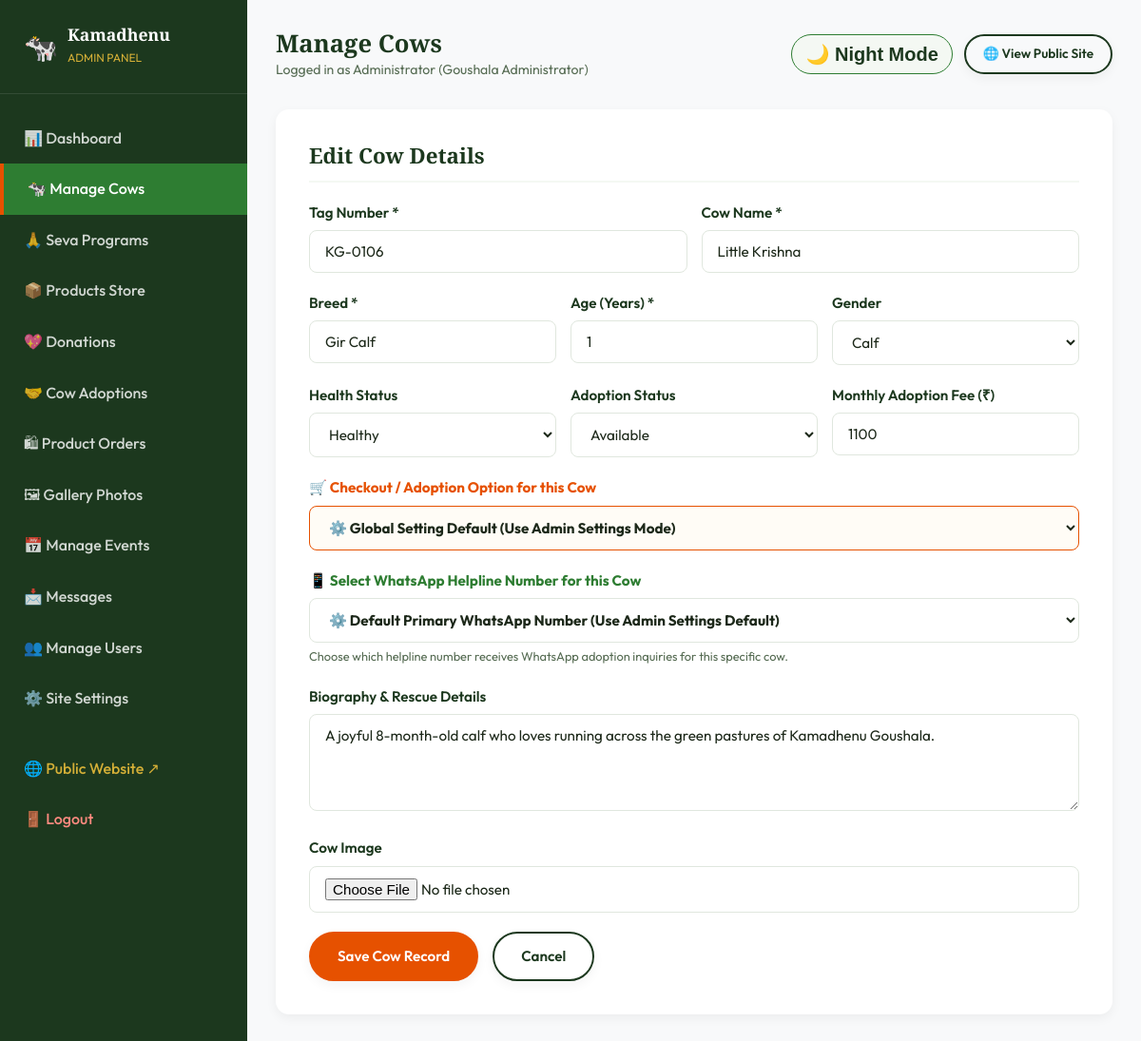
The app's page /admin/cows.php?action=edit&id=6 (signed in) with its own data.
### tables this page shows
CREATE TABLE IF NOT EXISTS `cows` (
  `id` INT AUTO_INCREMENT PRIMARY KEY,
  `tag_number` VARCHAR(50) NOT NULL UNIQUE,
  `name` VARCHAR(100) NOT NULL,
  `breed` VARCHAR(100) NOT NULL,
  `age_years` INT NOT NULL DEFAULT 1,
  `gender` ENUM('Female', 'Male', 'Calf') NOT NULL DEFAULT 'Female',
  `health_status` ENUM('Healthy', 'Under Treatment', 'Rescued - Recovering', 'Special Care') DEFAULT 'Healthy',
  `adoption_status` ENUM('Available', 'Adopted', 'Pending') DEFAULT 'Available',
  `monthly_adoption_fee` DECIMAL(10,2) NOT NULL DEFAULT 1500.00,
  `bio` TEXT DEFAULT NULL,
  `main_image` VARCHAR(255) DEFAULT 'images/cows/cow-default.jpg',
  `created_at` TIMESTAMP DEFAULT CURRENT_TIMESTAMP,
  `updated_at` TIMESTAMP DEFAULT CURRENT_TIMESTAMP ON UPDATE CURRENT_TIMESTAMP
);

### admin/cows.php (the view, shortened to what this page needs)
<?php
require_once __DIR__ . '/header_sidebar.php';
$action = $_GET['action'] ?? 'list';
$editId = (int)($_GET['id'] ?? 0);
$editCow = null;
if ($action === 'edit' && $editId > 0) {
    $stmt = $pdo->prepare("SELECT * FROM cows WHERE id = ?");
    $stmt->execute([$editId]);
    $editCow = $stmt->fetch();
}
$cowsList = $pdo->query("SELECT * FROM cows ORDER BY id DESC")->fetchAll();
?>
<?php if ($action === 'add' || $action === 'edit'): ?>
  <div style="background:white; padding:35px; border-radius:var(--radius-md); box-shadow:var(--shadow-sm); width:100%; margin-bottom:30px;">
    <h3 style="margin-bottom:20px; font-size:1.4rem; color:var(--primary-dark); border-bottom:2px solid var(--bg-light-green); padding-bottom:12px;"><?= $action === 'edit' ? 'Edit Cow Details' : 'Add New Cow Record' ?></h3>
    <form method="POST" action="cows.php?action=<?= $action ?>&id=<?= $editId ?>" enctype="multipart/form-data">
      <div class="form-row">
        <div class="form-group">
          <label class="form-label">Tag Number *</label>
          <input type="text" name="tag_number" class="form-control" value="<?= htmlspecialchars($editCow['tag_number'] ?? ('KG-0' . rand(100, 999))) ?>" required>
        </div>
        <div class="form-group">
          <label class="form-label">Cow Name *</label>
          <input type="text" name="name" class="form-control" value="<?= htmlspecialchars($editCow['name'] ?? '') ?>" required>
        </div>
      </div>
      <div class="form-row">
        <div class="form-group">
          <label class="form-label">Breed *</label>
          <input type="text" name="breed" class="form-control" value="<?= htmlspecialchars($editCow['breed'] ?? 'Gir') ?>" required>
        </div>
        <div class="form-group">
          <label class="form-label">Age (Years) *</label>
          <input type="number" name="age_years" class="form-control" value="<?= (int)($editCow['age_years'] ?? 2) ?>" min="1" required>
        </div>
        <div class="form-group">
          <label class="form-label">Gender</label>
          <select name="gender" class="form-control">
            <option value="Calf" <?= ($editCow['gender'] ?? '') === 'Calf' ? 'selected' : '' ?>>Calf</option>
          </select>
        </div>
      </div>
      <div class="form-row">
        <div class="form-group">
          <label class="form-label">Health Status</label>
          <select name="health_status" class="form-control">
            <option value="Healthy" <?= ($editCow['health_status'] ?? '') === 'Healthy' ? 'selected' : '' ?>>Healthy</option>
          </select>
        </div>
        <div class="form-group">
          <label class="form-label">Adoption Status</label>
          <select name="adoption_status" class="form-control">
            <option value="Available" <?= ($editCow['adoption_status'] ?? '') === 'Available' ? 'selected' : '' ?>>Available</option>
          </select>
        </div>
        <div class="form-group">
          <label class="form-label">Monthly Adoption Fee (₹)</label>
          <input type="number" step="0.01" name="monthly_adoption_fee" class="form-control" value="<?= (float)($editCow['monthly_adoption_fee'] ?? 1500.00) ?>" required>
        </div>
      </div>
      <div class="form-group">
        <label class="form-label" style="font-weight:bold; color:var(--accent-orange);">🛒 Checkout / Adoption Option for this Cow</label>
        <select name="checkout_mode" class="form-control" style="font-weight:bold; background:#fffcf6; border:1.5px solid var(--accent-orange);">
          <option value="default" <?= ($editCow['checkout_mode'] ?? 'default') === 'default' ? 'selected' : '' ?>>⚙️ Global Setting Default (Use Admin Settings Mode)</option>
        </select>
      </div>
      <div class="form-group">
        <label class="form-label" style="font-weight:bold; color:#2E7D32;">📱 Select WhatsApp Helpline Number for this Cow</label>
        <select name="whatsapp_number" class="form-control" style="font-weight:bold;">
          <option value="">⚙️ Default Primary WhatsApp Number (Use Admin Settings Default)</option>
        </select>
        <small style="color:var(--text-muted); font-size:0.8rem; display:block; margin-top:4px;">Choose which helpline number receives WhatsApp adoption inquiries for this specific cow.</small>
      </div>
      <div class="form-group">
        <label class="form-label">Biography & Rescue Details</label>
        <textarea name="bio" class="form-control" rows="4"><?= htmlspecialchars($editCow['bio'] ?? '') ?></textarea>
      </div>
      <div class="form-group">
        <label class="form-label">Cow Image</label>
        <input type="file" name="image" class="form-control">
      </div>
      <div style="display:flex; gap:15px;">
        <button type="submit" class="btn btn-primary">Save Cow Record</button>
        <a href="cows.php" class="btn btn-outline">Cancel</a>
      </div>
    </form>
  </div>
<?php endif; ?>
<?php require_once __DIR__ . '/footer.php'; ?>

### css/style.css (style rules this page uses)
:root { --primary-dark: #1C381E; --primary-green: #2E7D32; --accent-orange: #E65100; --accent-gold: #D4AF37; --bg-cream: #FFFFFF; --bg-light-green: #F4F8F3; --bg-white: #FFFFFF; --text-dark: #1C2819; --text-muted: #556B52; --border-light: #E0E7DE; --shadow-sm: 0 4px 12px rgba(0, 0, 0, 0.05); --shadow-md: 0 8px 24px rgba(0, 0, 0, 0.08); --shadow-lg: 0 16px 40px rgba(0, 0, 0, 0.12); --radius-sm: 8px; --radius-md: 14px; --radius-lg: 24px; --transition-fast: all 0.25s ease-in-out; --transition-normal: all 0.35s cubic-bezier(0.16, 1, 0.3, 1); --font-heading: 'Playfair Display', serif; --font-body: 'Outfit', sans-serif; }
*, *::before, *::after { box-sizing: border-box; margin: 0; padding: 0; }
html { scroll-behavior: smooth; font-size: 16px; }
body { font-family: var(--font-body); background-color: var(--bg-cream); color: var(--text-dark); line-height: 1.6; min-height: 100vh; display: flex; flex-direction: column; }
a { color: var(--primary-green); text-decoration: none; transition: var(--transition-fast); }
h1, h2, h3, h4, h5, h6 { font-family: var(--font-heading); color: var(--primary-dark); line-height: 1.25; margin-bottom: 0.75rem; }
h3 { font-size: 1.65rem; font-weight: 600; }
.btn { display: inline-flex; align-items: center; justify-content: center; gap: 8px; padding: 12px 28px; font-family: var(--font-body); font-size: 0.95rem; font-weight: 600; border-radius: 50px; border: 2px solid transparent; cursor: pointer; transition: var(--transition-normal); text-align: center; box-shadow: var(--shadow-sm); }
.btn-primary { background-color: var(--accent-orange); color: var(--bg-white); border-color: var(--accent-orange); }
.btn-outline { background-color: transparent; color: var(--primary-dark); border-color: var(--primary-dark); }
.form-group { margin-bottom: 20px; }
.form-label { display: block; font-weight: 600; margin-bottom: 6px; color: var(--primary-dark); font-size: 0.95rem; }
.form-control { width: 100%; padding: 12px 16px; font-family: var(--font-body); font-size: 0.95rem; border: 1px solid var(--border-light); border-radius: var(--radius-sm); background-color: var(--bg-cream); color: var(--text-dark); transition: var(--transition-fast); }
.form-row { display: flex; gap: 15px; }
.form-row .form-group { flex: 1; }

### records on screen
cows: tag_number "KG-0106", name "Little Krishna", breed "Gir Calf", age_years "1", gender "Calf", health_status "Healthy", adoption_status "Available", monthly_adoption_fee "1100", bio "A joyful 8-month-old calf who loves running across the green pastures of Kamadhenu Goushala."

### other values on screen
$adminPageTitle "Manage Cows"
$_SESSION['user_name'] "Goushala Administrator"
